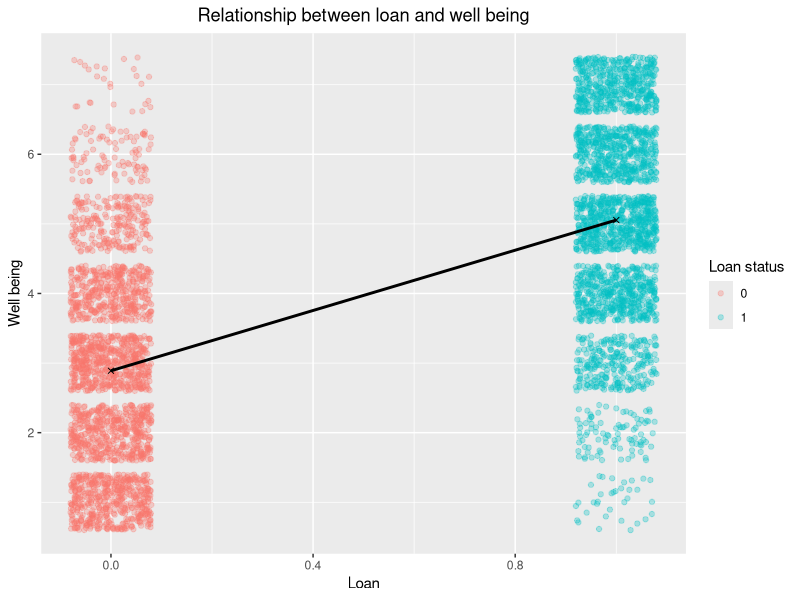
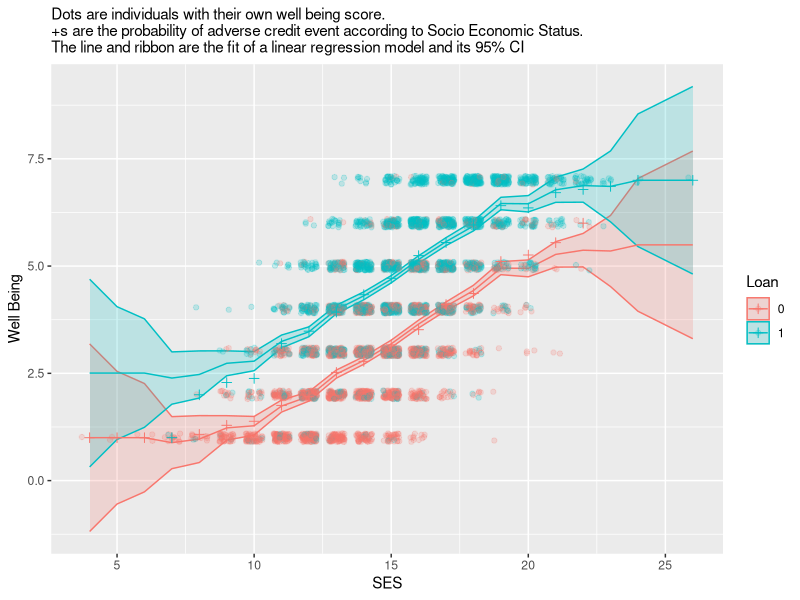
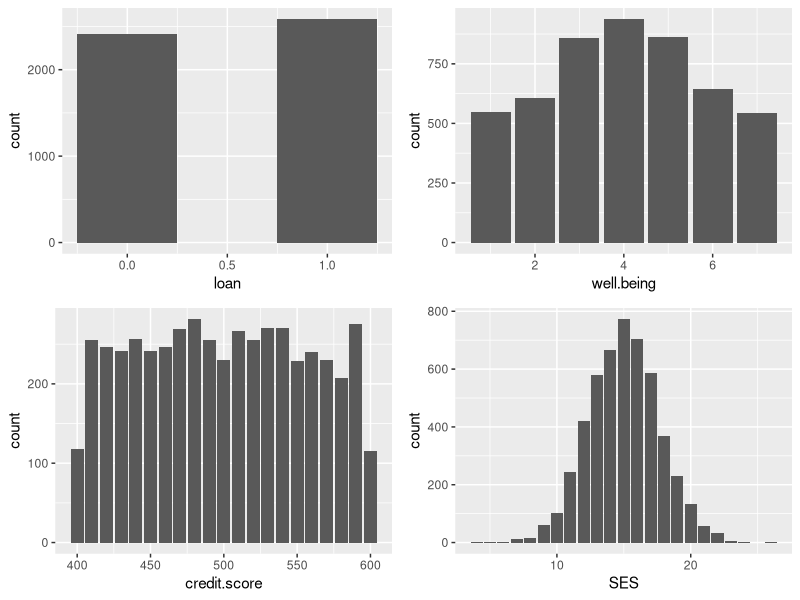
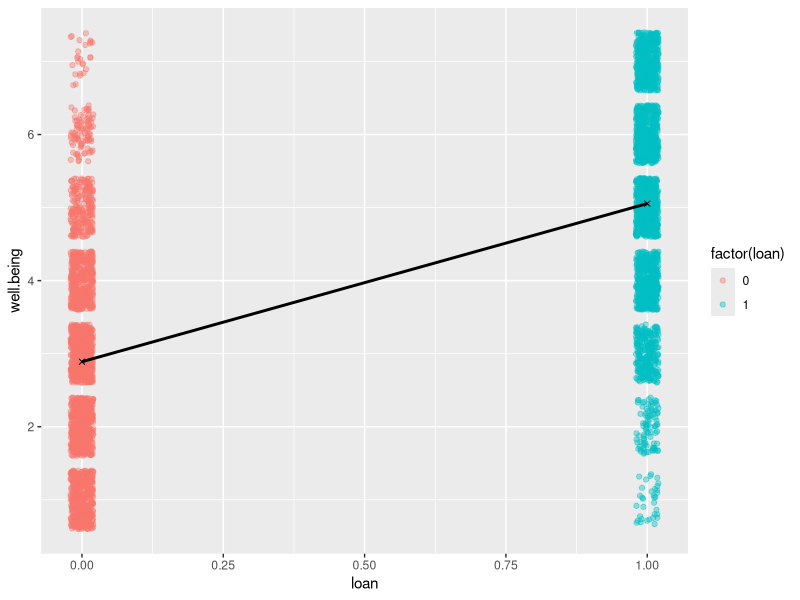
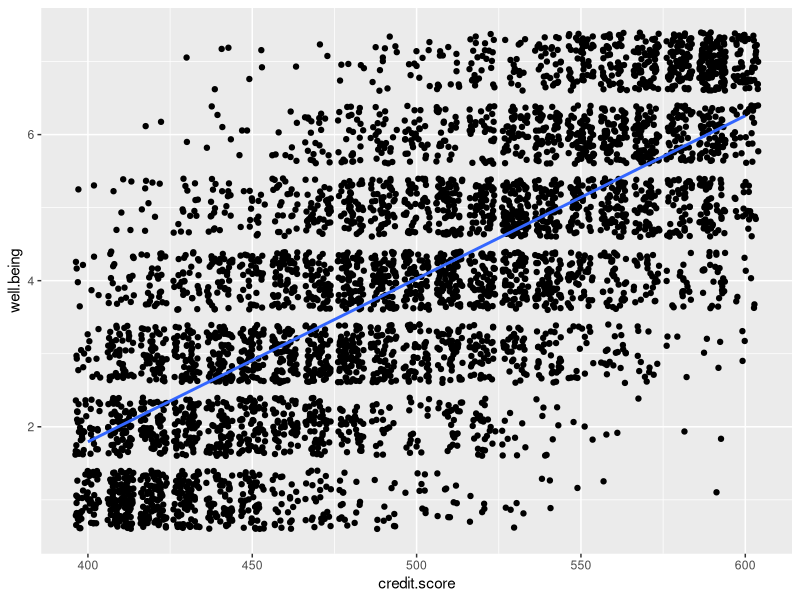
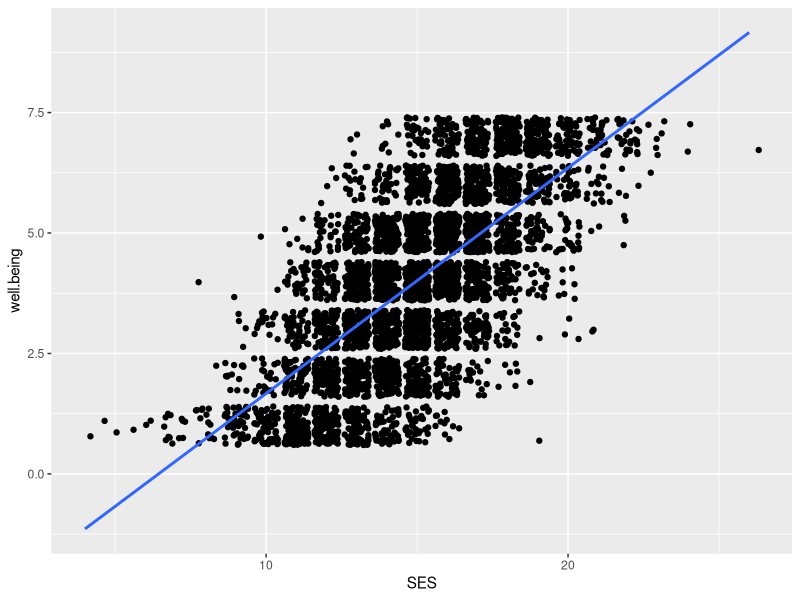
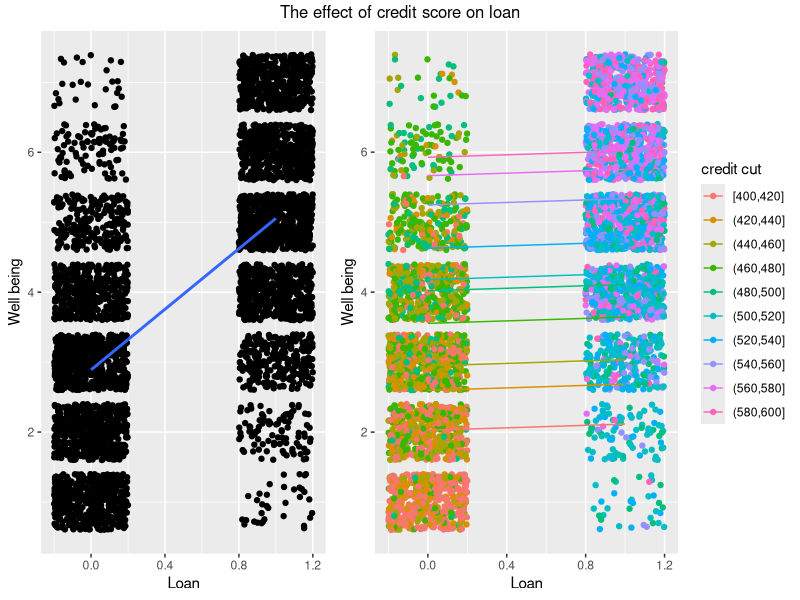
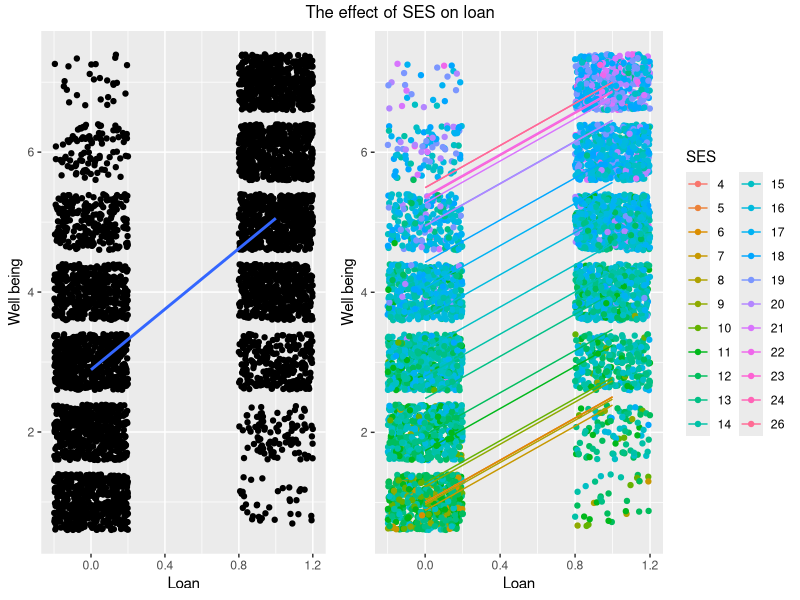

Write the R code that produced these figures, in order. (Note: this script raises an error after producing the figures.)
## ---- chunk 1
library(tidyverse)
library(emmeans)
library(gridExtra)
library(grid)
options(width=100)
## ---- chunk 2
#Read the data and check the structure
payday <- read_csv("payday.csv")
glimpse(payday)
## ---- chunk 3
mean.wellbeing.loan <- payday %>% group_by(loan) %>% summarize(mean.well = mean(well.being))

ggplot(payday, aes(x=loan, y=well.being)) + geom_jitter(width = 0.08, alpha = 0.3, aes(col = factor(loan))) + geom_point(data = mean.wellbeing.loan, aes(x= loan, y = mean.well), shape=4) + geom_smooth(data = payday, mapping = aes(x=loan, y=well.being), method = "lm", se=FALSE, col ="black") + labs(title ="Relationship between loan and well being", x= "Loan", y="Well being") + guides(col=guide_legend(title="Loan status")) + theme(plot.title = element_text(hjust = 0.5))

## ---- chunk 4
m.wellbeing.by.loan.factor.SES <- lm(well.being ~ loan + factor(SES), data = payday)
( m.wellbeing.loan.factor.SES.emm <- summary(emmeans(m.wellbeing.by.loan.factor.SES, ~ SES + loan)) )
wellbeing.by.loan.SES <- payday %>% group_by(SES, loan) %>% summarise(mean.well.being=mean(well.being))

ggplot(m.wellbeing.loan.factor.SES.emm, aes(x=SES, col=factor(loan), fill=factor(loan), y=emmean, ymin=lower.CL, ymax=upper.CL)) + 
    geom_ribbon(alpha=0.2) + geom_line()+ geom_jitter(data=payday, mapping=aes(y=well.being, x=SES, col=factor(loan), ymin=NULL, ymax=NULL), alpha = 0.2, width = 0.3, height = 0.1) + 
    geom_point(data=wellbeing.by.loan.SES, mapping=aes(y=mean.well.being, x=SES, col=factor(loan), ymin=NULL, ymax=NULL), shape=3, size=2) +
    labs(x="SES", y="Well Being", subtitle="Dots are individuals with their own well being score.\n+s are the probability of adverse credit event according to Socio Economic Status.\nThe line and ribbon are the fit of a linear regression model and its 95% CI") + guides(col=guide_legend(title="Loan"), fill=guide_legend(title="Loan")) + theme(plot.title = element_text(hjust = 0.5))
## ---- chunk 5
#Graphical view of each column data of the data set
grid.arrange(ggplot(payday, aes(x=loan)) + geom_bar(width=0.5),
             ggplot(payday, aes(x=well.being)) + geom_bar(),
             ggplot(payday, aes(x=credit.score)) + geom_bar(),
             ggplot(payday, aes(x=SES)) + geom_bar()
)
## ---- chunk 6
#Brief graphical view of relationships bewteen the well.being column (target column) and the other columns
mean.wellbeing.loan <- payday %>% group_by(loan) %>% summarize(mean.well = mean(well.being))

ggplot(payday, aes(x=loan, y=well.being)) + geom_jitter(width = 0.02, alpha = 0.4, aes(col = factor(loan))) + geom_point(data = mean.wellbeing.loan, aes(x= loan, y = mean.well), shape=4) + geom_smooth(data = payday, mapping = aes(x=loan, y=well.being), method = "lm", se=FALSE, col ="black")

ggplot(payday, aes(x=credit.score, y=well.being)) + geom_jitter() + geom_smooth(method = "lm", se=FALSE)

ggplot(payday, aes(x=SES, y=well.being)) + geom_jitter() + geom_smooth(method = "lm", se=FALSE)
## ---- chunk 7
#Making a linear regression model using only loan data
m.wellbeing.by.loan <- lm(well.being ~ loan, data = payday)
summary(m.wellbeing.by.loan)
cbind(coefficient=coef(m.wellbeing.by.loan), confint(m.wellbeing.by.loan))
( m.wellbeing.loan.emm <- summary(emmeans(m.wellbeing.by.loan, ~loan)) )
## ---- chunk 8
anova(m.wellbeing.by.loan)
## ---- chunk 9
#Making linear regression model with credit.score and loan
m.wellbeing.by.credit.loan <- lm(well.being ~ credit.score + loan, data = payday)
summary(m.wellbeing.by.credit.loan)
cbind(coefficient=coef(m.wellbeing.by.credit.loan), confint(m.wellbeing.by.credit.loan))
## ---- chunk 10
anova(m.wellbeing.by.credit.loan)
## ---- chunk 11
#Correlation check to assess the multicollinearity between the attributes
round(cor(payday[,c("credit.score", "loan", "SES")]), digits = 1)^2
## ---- chunk 12
#Graphical analysis showing the multicollinearity effect between credit.score an loan

#making deciles for credit.score column and make new linear model with credit cut and loan
credit.deciles <- quantile(pull(payday, credit.score), seq(0,1,.1))
payday.credit.cut <- payday %>% mutate(credit.cut = cut(credit.score, breaks=credit.deciles, include.lowest=TRUE))
m.wellbeing.credit.cut.loan <- lm(well.being ~ credit.cut + loan, data=payday.credit.cut)
m.wellbeing.credit.cut.loan.emm <- summary(emmeans(m.wellbeing.credit.cut.loan, ~credit.cut + loan))

#utilise above information to visualise the impact of credit.score on loan when predicting well being
grid.arrange(
	ggplot(payday.credit.cut, aes(y=well.being, x=loan)) + geom_jitter(width = 0.2) + geom_smooth(method = "lm", se=FALSE) + labs(x= "Loan", y="Well being"),
	ggplot(payday.credit.cut, aes(y=well.being, x=loan, col=credit.cut)) + geom_jitter(width = 0.2) + geom_line(data=m.wellbeing.credit.cut.loan.emm, aes(y=emmean, x=loan, col=credit.cut)) + guides(col=guide_legend(title="credit cut")) + labs(x= "Loan", y="Well being"),
	ncol=2 , widths=c(1,1.4), top = "The effect of credit score on loan"
)
## ---- chunk 13
m.wellbeing.by.loan.SES <- lm(well.being ~ loan + SES, data = payday)
summary(m.wellbeing.by.loan.SES)
cbind(coefficient=coef(m.wellbeing.by.loan.SES), confint(m.wellbeing.by.loan.SES))
## ---- chunk 14
m.wellbeing.by.loan.factor.SES <- lm(well.being ~ loan + factor(SES), data = payday)
( m.wellbeing.loan.factor.SES.emm <- summary(emmeans(m.wellbeing.by.loan.factor.SES, ~ SES + loan)) )

grid.arrange(
	ggplot(payday, aes(y=well.being, x=loan)) + geom_jitter(width = 0.2) + geom_smooth(method = "lm", se=FALSE) + labs(x= "Loan", y="Well being"),
	ggplot(payday, aes(y=well.being, x=loan, col=factor(SES))) + geom_jitter(width = 0.2) + geom_line(data=m.wellbeing.loan.factor.SES.emm, aes(y=emmean, x=loan, col=factor(SES))) + guides(col=guide_legend(title="SES")) + labs(x= "Loan", y="Well being"),
	ncol=2 , widths=c(1,1.4), top = "The effect of SES on loan"
)
## ---- chunk 15
mean.adverse.loan <- payday %>% group_by(loan) %>% summarize(mean.adverse = mean(adverse.credit.event))

ggplot(payday, aes(x=loan, y=adverse.credit.event, col = factor(loan))) + geom_jitter(alpha = 0.4, width = 0.2, height = 0.2) + geom_point(data = mean.adverse.loan, aes(x=loan, y=mean.adverse, col = factor(loan)), size = 3) + geom_line(data = mean.adverse.loan, aes(x=loan, y=mean.adverse), col = "black")
## ---- chunk 16
m.adverse.by.loan.binom <- glm(adverse.credit.event ~ loan, family=binomial, data=payday)
summary(m.adverse.by.loan.binom)
cbind(coef(m.adverse.by.loan.binom),confint(m.adverse.by.loan.binom))

( m.adverse.by.loan.binom.emm <- summary(emmeans(m.adverse.by.loan.binom, ~loan, type="response")) )
## ---- chunk 17
m.adverse.by.loan.SES.binom <- glm(adverse.credit.event ~ loan * SES, family=binomial, data=payday)
summary(m.adverse.by.loan.SES.binom)
cbind(coef(m.adverse.by.loan.SES.binom),confint(m.adverse.by.loan.SES.binom))
## ---- chunk 18
m.adverse.by.loan.factor.SES.binom <- glm(adverse.credit.event ~ loan * factor(SES), family=binomial, data=payday)
m.adverse.by.loan.SES.binom.emm <- summary(emmeans(m.adverse.by.loan.factor.SES.binom, ~loan+SES, type="response"))
adverse.by.loan.factor.SES <- payday %>% group_by(SES, loan) %>% summarise(mean.adverse=mean(adverse.credit.event))

ggplot(m.adverse.by.loan.SES.binom.emm, aes(x=SES, col=factor(loan), fill=factor(loan), y=prob, ymin=asymp.LCL, ymax=asymp.UCL)) + 
    geom_ribbon(alpha=0.5) + geom_line()+ geom_jitter(data=payday, mapping=aes(y=adverse.credit.event, x=SES, col=factor(loan), ymin=NULL, ymax=NULL), alpha = 0.2, width = 0.5, height = 0.06) + 
    geom_point(data=adverse.by.loan.factor.SES, mapping=aes(y=mean.adverse, x=SES, col=factor(loan), ymin=NULL, ymax=NULL), shape=3, size=2) +
    labs(x="SES", y="Probability of Adverse Credit Event", subtitle="Dots are individuals who experienced adverse credit event or not.\n+s are the probability of adverse credit event according to Socio Economic Status.\nThe line and ribbon are the fit of a logistic regression model and its 95% CI") + guides(col=guide_legend(title="Loan"), fill=guide_legend(title="Loan")) + theme(plot.title = element_text(hjust = 0.5)) +
    ylim(0,1)
## ---- chunk 19
Age.deciles <- quantile(titanic$Age, probs=seq(0,1,0.1))
titanic <- titanic %>% mutate(Age.Decile=cut(Age, breaks=Age.deciles, include.lowest=TRUE))
titanic.by.age.sex <- titanic %>% group_by(Age.Decile,Sex) %>% summarise(Proportion.Survived=mean(Survived), decile.mean.age=mean(Age))


ggplot(summary(m.titanic.by.age.sex.binom.emm), aes(x=Age, col=Sex, fill=Sex, y=prob, ymin=asymp.LCL, ymax=asymp.UCL)) + 
    geom_ribbon(alpha=0.5) + geom_line() + 
    geom_jitter(data=titanic, mapping=aes(y=Survived, x=Age, col=Sex, ymin=NULL, ymax=NULL), height=0.04, width=0, alpha=0.5) + 
    geom_point(data=titanic.by.age.sex, mapping=aes(y=Proportion.Survived, x=decile.mean.age, col=Sex, ymin=NULL, ymax=NULL), size=2, shape=3) +
    labs(x="Age / Years", y="Probability of Survival", subtitle="Dots are individuals who survive or die.\n+s are the proportion surviving in each age decile.\nThe line and ribbon are the fit of a logistic regression model and its 95% CI") + 
    ylim(-0.05,1.05)
